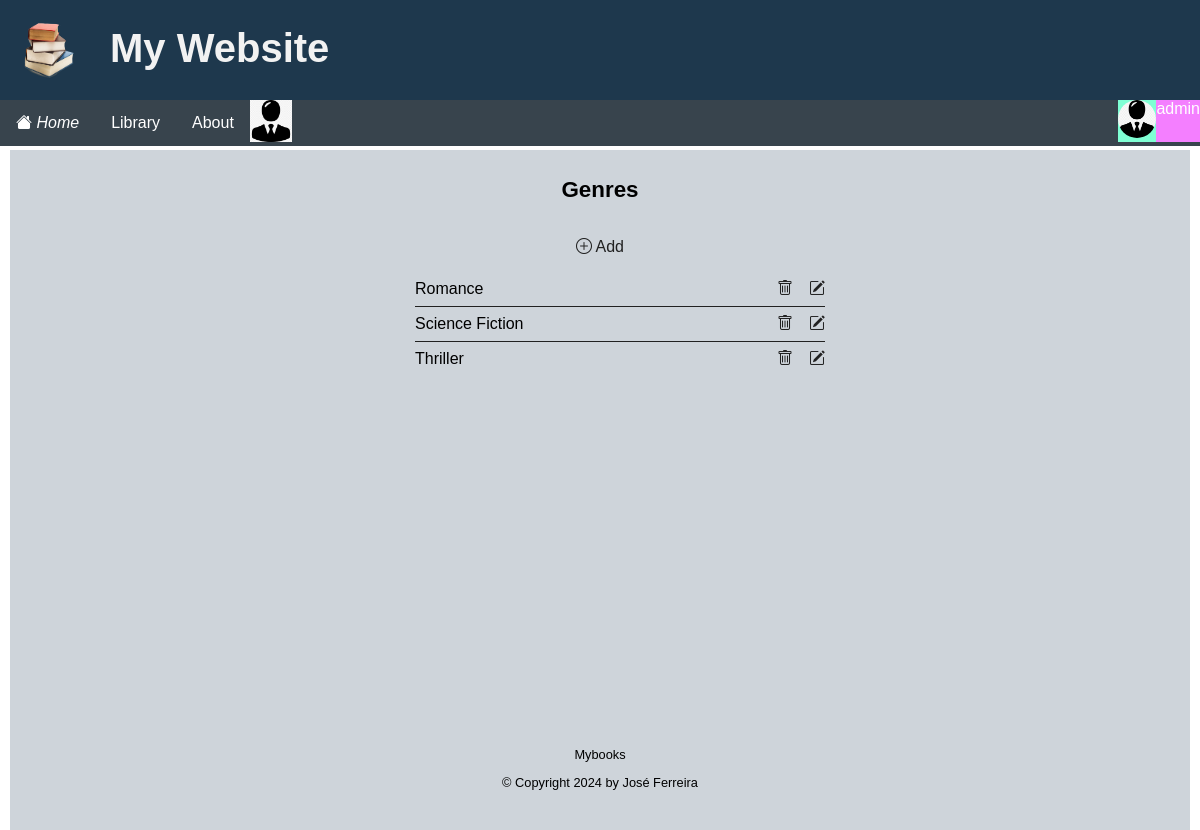
Screenshot of /genres/ (signed in) with the database file from the repository.
### apps/accounts/models.py (models this page shows, shortened)
class Profile(models.Model):
    user = models.OneToOneField(User, on_delete=models.CASCADE)
    avatar = models.ImageField(default='avatar.jpg', upload_to=image_file_path)

### apps/books/models.py (models this page shows, shortened)
class Genre(models.Model):
    name = models.CharField(max_length=200, unique=True, help_text="Enter a book genre (e.g. Science Fiction, Romance etc.)")
    class Meta:
        constraints = [
            models.UniqueConstraint(
                models.functions.Lower('name'),
                name='genre_unique',
                violation_error_message = "Genre already exists"
            ),
        ]

### apps/books/views.py (the view)
# urls.py: path('genres/', views.GenreList.as_view(),name='genres'),
class GenreList(LoginRequiredMixin, ListView):
    model = Genre
    context_object_name = 'genres'
    def get_context_data(self, **kwargs):
        context = super().get_context_data(**kwargs)
        context['genres'] = context['genres']
        return context

### templates/books/genre_list.html (shortened to what this page needs)
{% extends "base.html" %}
{% block content %}
<div class="center-panel">
	<h2>Genres</h2>
	<div  class="list-controls">
		<a href="{% url 'genre-add' %}"><i class="bi bi-plus-circle"></i> Add</a>
	</div>
	{% if object_list %}
	<ul class="list">
		{% for genre in object_list %}
			<li>{{ genre.name }}
				 <div  class="list-controls">
				 	<a href="{%url 'genre-delete' genre.id %}"><i class="bi bi-trash"></i></a>
					<a href="{%url 'genre-update' genre.id %}"><i class="bi bi-pencil-square"></i></a>
		         </div>
		    </li>
		{% endfor %}
	{% endif %}
	</ul>
</div>
{% endblock content %}

### templates/base.html (shortened to what this page needs)
{% load i18n %}
<!DOCTYPE html>
<html lang="en">
    <head>
        {%load static %}
        <link rel="stylesheet" href="{% static 'css/style.css' %}" />
    </head>
    <body>
        <header class="header">
            <a href="#"><img class="logo" src="{% static 'images/logo.png' %}" alt="logo"></a>
            <h1>My Website</h1>
            <ul class="topnav">
                {% if request.user.is_authenticated %}
                <li class="active"><a href="{%url 'home'%}"><i class="bi bi-house-fill"> Home </i></a></li>
                {% else %}
                <li class="active"><a href="{%url 'index'%}"><i class="bi bi-house-fill"> Home </i></a></li>
                {% endif %}
                {% block navbar %}
                <li class="left">
                    {% if request.user.is_authenticated %}
                    <div class="dropdown left">
                        <button class="dropbtn">Library</button>
                    </div>
                    {% endif %}
                </li>
                {% endblock navbar %}
                <li><a href="{% url 'about' %}">About</a></li>
                <li class="left">
                    {% if request.user.is_authenticated %}
                        {% if user.profile %}
                            <img src="{{ user.profile.avatar.url }}" alt="{{ user.username }}" width="42" height="42"/>
                        {% endif %}
                    {% endif %}
                </li>
                {% if request.user.is_authenticated %}
                <li class="right">
                    <div class="dropdown right">
                        <button class="dropbtn" style="background-color: rgb(244, 127, 255); margin: 0%; padding: 0%;">
                            {{ request.user }}
                            <div style="background-color: aquamarine; float: left; margin: 0%; padding: 0%;">
                                {% if user.profile %}
                                <img src="{{ user.profile.avatar.url }}" alt="{{ user.username }}" width="38" height="38" style="border-radius: 25px;"/>
                                {% endif %}
                            </div>
                        </button>
                    </div>
                </li>
                {% else %}
                <li class="right">
                    <a href="{% url 'login' %}">Login</a>
                    <a href="{% url 'register' %}">Join Now</a>
                </li>
                {% endif %}
            </ul>
        </header>
        <main class="main">
            <div class="container">
            {%block content %}
            {%endblock content%}
            </div>
        </main>
        <footer class="footer">
            <div class="container">
                <p>Mybooks</p>
                <p>&copy; Copyright {% now "Y" %} by José Ferreira</p>
            </div>
        </footer>
    </body>
</html>

### static/css/style.css (style rules this page uses)
:root { --color-body: #ffffff; --color-header: #253f85; --color-nav: #38444d; --color-load-button: #2e6357; --color-footer: #ced4da; --color-primary: #1e384d; --color-secondary: #38444d; --color-secondary-hover: #2f91e2; --color-tertiary: #e4ebf7; --color-tertiary-hover: #a1c6e4; --color-light: #f2f2f2; --color-gray: #ced4da; --color-dark: #212121; --color-white: #ffffff; --color-error: #cf1616; --color-warning: #ffc900; --color-info: #02a2b9; --color-success: #1ba345; --color-input: #0084a5; --color-danger: #cf1616; --border-radius: 5px; }
* { box-sizing: border-box; text-rendering: optimizeLegibility; }
html, body { height: 100%; }
body { font-family: Arial; padding: 10px; background: var(--color-body); margin: 0; }
h1 { font-size: 2rem; line-height: 1.5; }
h2 { font-size: 1.4rem; }
a { color: var(--color-primary); text-decoration: none; }
.container { max-width: 960px; margin: 0 auto; padding: 0.5rem; }
.header { position: fixed; top: 0; left: 0; margin: 0; width: 100%; height: 100px; list-style-type: none; margin: 0; padding: 0; z-index: 5; overflow: hidden; background: var(--color-primary); }
.header h1 { position: relative; margin: 18px; left: 30px; color: var(--color-light); font-size: 40px; }
.logo { padding-top: 15px; padding-left: 15px; width: 80px; height: 80px; float: left; }
.topnav { position: fixed; top: 100px; left: 0; width: 100%; height: 46px; list-style-type: none; margin: 0; padding: 0; z-index: 5; overflow: visible; background-color: var(--color-secondary); }
.topnav li { float: left; background-color: var(--color-secondary); }
.topnav li.right { float: right; background-color: var(--color-secondary); }
.topnav li a { position: relative; display: inline-block; color: white; text-align: center; padding: 14px 16px; text-decoration: none; }
.topnav .dropdown { position: relative; display: inline-block; }
.topnav .dropdown.right { float: right; }
.topnav .dropdown.left { float: left; }
.topnav .dropbtn { background-color: var(--color-secondary); color: white; padding: 14px 16px; font-size: 16px; border: none; cursor: pointer; }
.footer { position: relative; top: 100px; padding: 20px; margin-top: 20px; font-size: 0.8rem; text-align: center; background: var(--color-footer); }
.main { position: relative; top: 140px; left: 0; margin: 0; padding: 0; z-index: 1; background-color: var(--color-gray); }
input, select, textarea, button { font: inherit; }
.center-panel { display: flex; flex-direction: column; align-items: center; min-height: 70vh; }
.list { list-style: none; width: 100%; max-width: 450px; }
.list li { display: flex; justify-content: space-between; align-items: center; width: 100%; border-bottom: solid 1px var(--color-dark); padding: 0.5rem 0; }
.list li:last-of-type { border-bottom: none; }
.list-controls { display: flex; justify-content: space-between; gap: 1rem; }
.list-controls a { color: var(--color-dark); }

### rows the page displays
Genre: name "Romance"
Genre: name "Science Fiction"
Genre: name "Thriller"

### other values shown
{{ request.user }} "admin"
